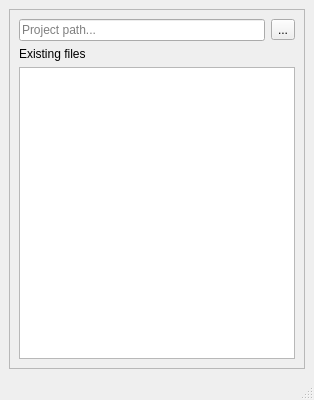
<?xml version="1.0" encoding="UTF-8"?>
<ui version="4.0">
 <class>MainWindow</class>
 <widget class="QMainWindow" name="MainWindow">
  <property name="geometry">
   <rect>
    <x>0</x>
    <y>0</y>
    <width>314</width>
    <height>400</height>
   </rect>
  </property>
  <property name="minimumSize">
   <size>
    <width>314</width>
    <height>400</height>
   </size>
  </property>
  <property name="maximumSize">
   <size>
    <width>314</width>
    <height>400</height>
   </size>
  </property>
  <property name="windowTitle">
   <string>MainWindow</string>
  </property>
  <widget class="QWidget" name="centralwidget">
   <layout class="QGridLayout" name="gridLayout_2">
    <item row="0" column="0">
     <widget class="QFrame" name="frame">
      <property name="frameShape">
       <enum>QFrame::StyledPanel</enum>
      </property>
      <property name="frameShadow">
       <enum>QFrame::Raised</enum>
      </property>
      <layout class="QGridLayout" name="gridLayout">
       <item row="0" column="0">
        <layout class="QHBoxLayout" name="horizontalLayout">
         <item>
          <widget class="QLineEdit" name="ui_projectPath">
           <property name="placeholderText">
            <string>Project path...</string>
           </property>
          </widget>
         </item>
         <item>
          <widget class="QToolButton" name="btn_folder_lookup">
           <property name="text">
            <string>...</string>
           </property>
          </widget>
         </item>
        </layout>
       </item>
       <item row="1" column="0">
        <widget class="QLabel" name="label">
         <property name="text">
          <string>Existing files</string>
         </property>
        </widget>
       </item>
       <item row="2" column="0">
        <widget class="QListWidget" name="listWidget"/>
       </item>
      </layout>
     </widget>
    </item>
   </layout>
  </widget>
  <widget class="QStatusBar" name="statusbar"/>
 </widget>
 <resources/>
 <connections/>
</ui>
